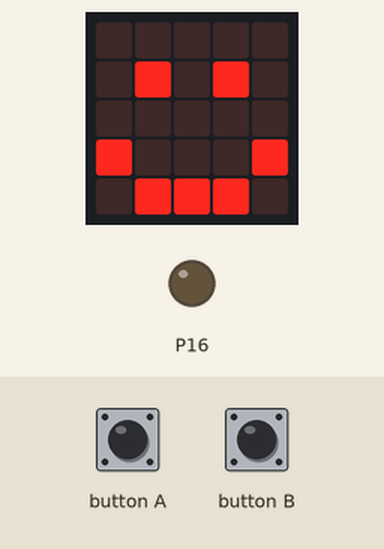
Bench run of a program on a simulated BBC micro:bit (MakeCode). Shown: the board's 5×5 LED display, output pins drawn as LEDs (lit = HIGH). The test bench sets the inputs (shaded band).

Above: at 1.8 s.
1.9 s: button A pressed for 0.15 s
At 2.5 s:
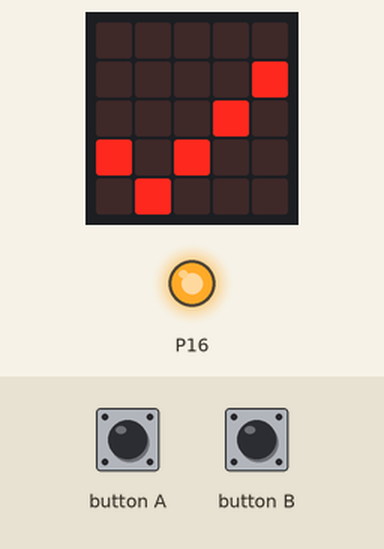
3.5 s: button B pressed for 0.15 s
At 5.0 s:
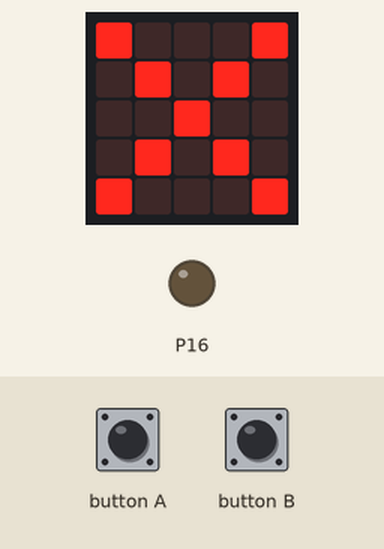
Timing chart, 0 to 6.5 s (numbered marks = the images above; inputs shaded):
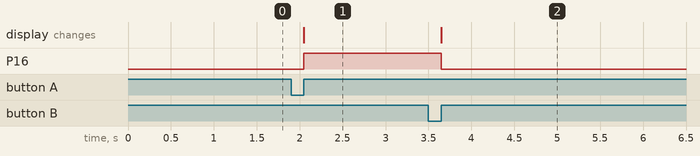

Measured:
- after the input at 1.9 s, P16: LOW → HIGH after 0.15 s; the display: changes after 0.15 s (image 1)
- after the input at 3.5 s, P16: HIGH → LOW after 0.15 s; the display: changes after 0.15 s (image 2)

The program:

main.ts
```typescript
// (licence header left out)
// setup
basic.clearScreen()
pins.digitalWritePin(DigitalPin.P16, 0)
basic.showIcon(IconNames.Happy)

// turn on LED
input.onButtonPressed(Button.A, function () {
    pins.digitalWritePin(DigitalPin.P16, 1)
    basic.showIcon(IconNames.Yes)
})

// turn off LED
input.onButtonPressed(Button.B, function () {
    pins.digitalWritePin(DigitalPin.P16, 0)
    basic.showIcon(IconNames.No)
})
 
```
